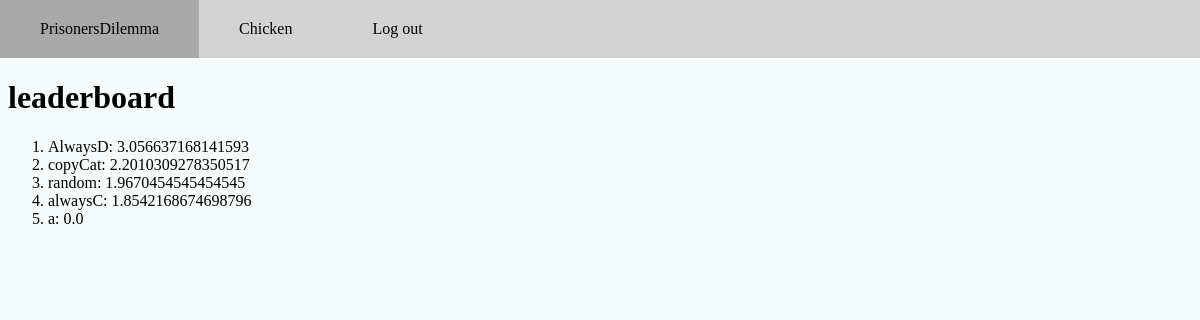
Page /games/leaderboard/1 (signed in) on the committed database.
### games/models.py (models this page shows, shortened)
class Player(models.Model):
    name = models.TextField(max_length=100, default="default")
    user = models.ForeignKey(User, related_name="players", on_delete=models.CASCADE)
    strategy = models.TextField(default="default")
    points = models.IntegerField(default=0)
    rounds_played = models.IntegerField(default=0)
    points_per_round = models.FloatField(default=0)
    game = models.ForeignKey(Game, related_name= 'players', on_delete=models.CASCADE)

### games/views.py (the view)
# urls.py: path("leaderboard/<int:game_id>", views.leaderboard, name="leaderboard"),
def leaderboard(request, game_id):
    game = Game.objects.get(pk=game_id)
    players = game.players.order_by("-points_per_round")
    context = {"game": game,
               "players":players}
    return render(request, "games/leaderboard.html", context)

### games/templates/games/leaderboard.html (shortened to what this page needs)
{% extends 'registration/loggedInBase.html' %}
{% block content %}
<h1>leaderboard</h1>
<ol>
    {% for player in players %}
        <li>{{player.name}}: {{player.points_per_round}}</li>
    {% endfor %}
</ol>
{% endblock %}

### prisonersDilemnaWeb/static/css/style.css (style rules this page uses)
body { margin: 0; background-color: #f6fbfb; }

### rows in the picture
Player: name "AlwaysD", points_per_round "3.056637168141593"
Player: name "copyCat", points_per_round "2.2010309278350517"
Player: name "random", points_per_round "1.9670454545454545"
Player: name "alwaysC", points_per_round "1.8542168674698796"
Player: name "a", points_per_round "0.0"
